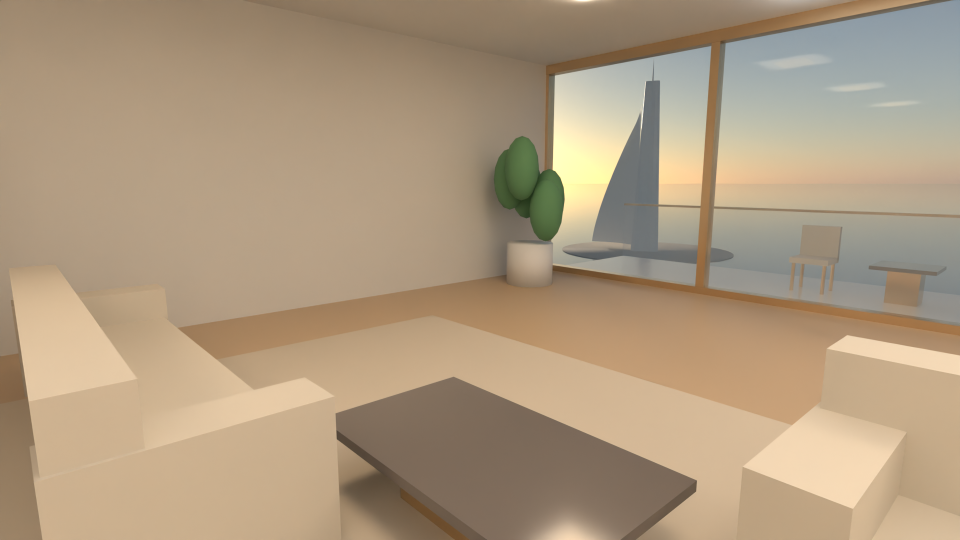
#> input picture agentoon-projects/dubai-azure-tower/renders/Dubai_Azure_Tower_Interior_1080p.png, 1920 x 1080 px, given in place of Dubai_Azure_Tower_Poster_4K.png, which was not available (shown at 1/2 size)
$ python prep_assets.py
#> lines starting #> are read from the running program, lines starting #| are printed output that depends on the picture; pictures that were not available may be replaced by others from this repository, and a replacement may not be noted
#!/usr/bin/env python3
"""Portrait crops from the REAL project renders (Dubai_Azure_Tower_Poster_4K.png, Dubai_Azure_Tower_Interior_1080p.png).
Source folder: agentoon-projects/dubai-azure-tower/renders on branch claude/ecstatic-goldberg-ovm1a3 (extracted to /tmp/tower)."""
import os
from PIL import Image, ImageDraw
R = os.environ.get("TOWER_RENDERS", "/tmp/tower/agentoon-projects/dubai-azure-tower/renders"); A = os.path.join(os.path.dirname(os.path.abspath(__file__)), "assets")
os.makedirs(A, exist_ok=True)
P = Image.open(f"{R}/Dubai_Azure_Tower_Poster_4K.png").convert("RGB")
# hero: tower column, 1300x2400 at 2400-px height, with 520 px of sky added on top (title room); the added sky is a plain gradient, no new content
cx = int(0.505 * 3840); w = int(1300 * 2160 / 2400)
crop = P.crop((cx - w // 2, 0, cx + w // 2, 2160)).resize((1300, 2400), Image.LANCZOS)
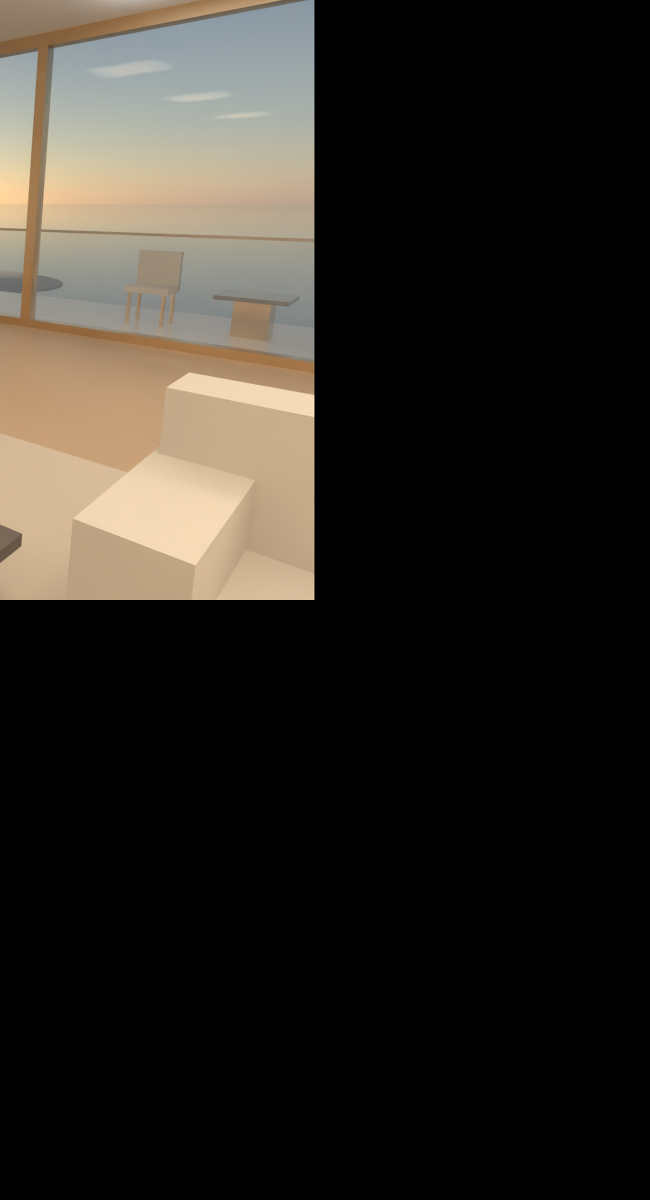
#> crop: PIL image 1300x2400 RGB (shown at 1/2 size); mean R, G, B 44, 39.9, 34.2
top = crop.getpixel((650, 6)); pad = Image.new("RGB", (1300, 520)); d = ImageDraw.Draw(pad)
#> after `top = crop.getpixel((650, 6))`: top = (0, 0, 0)
#> after `pad = Image.new('RGB', (1300, 520))`: pad: PIL image 1300x520 RGB; every value is 0
for y in range(520):
    k = y / 519; c = tuple(int(a * (0.22 + 0.78 * k) + b * (1 - (0.22 + 0.78 * k))) for a, b in zip(top, (10, 24, 48))); d.line([(0, y), (1300, y)], fill=c)
#> this loop made 520 passes
#> c on passes 1 to 3: (7, 18, 37), (7, 18, 37), (7, 18, 37)
full = Image.new("RGB", (1300, 2920)); full.paste(pad, (0, 0)); full.paste(crop, (0, 520)); full.save(f"{A}/hero_poster.jpg", quality=92)
#> after `full = Image.new('RGB', (1300, 2920))`: full: PIL image 1300x2920 RGB; every value is 0
#> after `full.paste(pad, (0, 0))`:
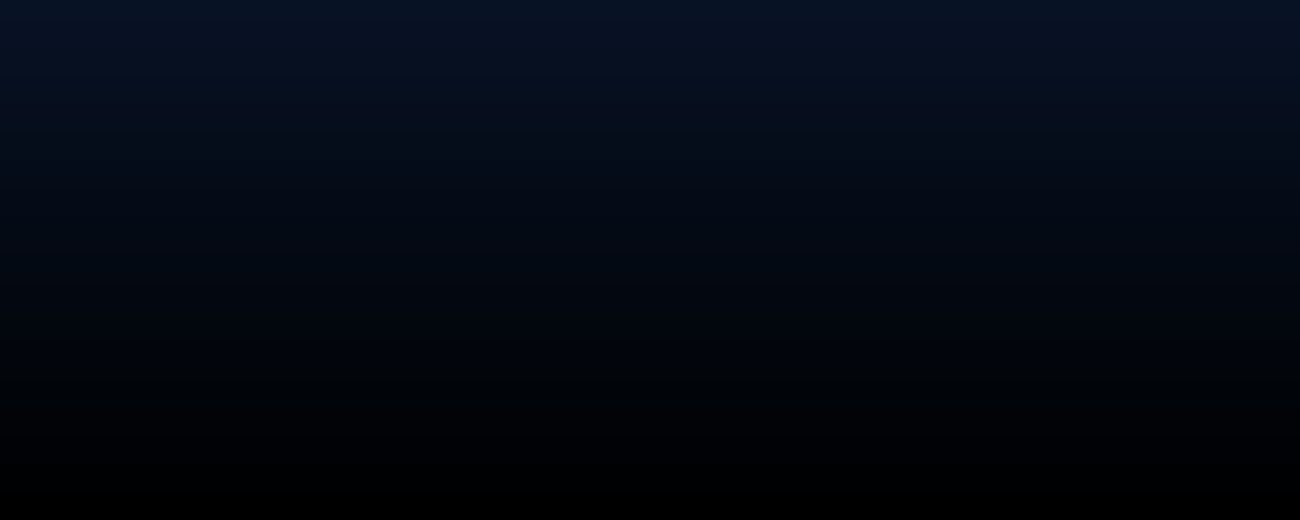
#> pad: PIL image 1300x520 RGB; mean R, G, B 3.4, 8.9, 18.2
#> after `full.paste(pad, (0, 0))`:
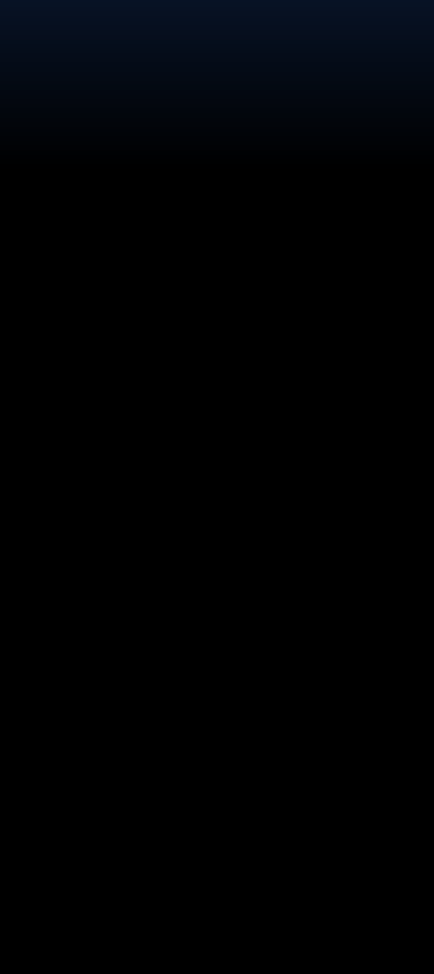
#> full: PIL image 1300x2920 RGB (shown at 1/3 size); mean R, G, B 0.6, 1.6, 3.2
#> after `full.paste(crop, (0, 520))`:
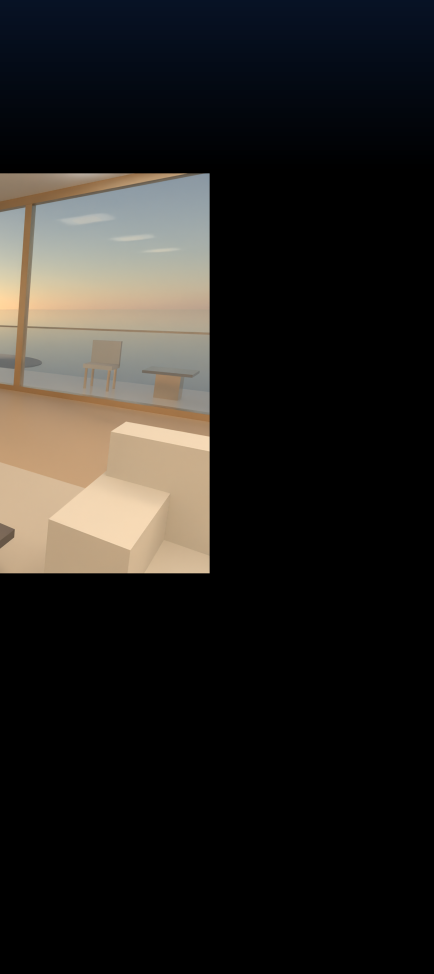
#> full: PIL image 1300x2920 RGB (shown at 1/3 size); mean R, G, B 36.8, 34.4, 31.3
# side-by-side cards 500x760 (ratio .658)
cw = int(2160 * 500 / 760); P.crop((cx - cw // 2, 0, cx + cw // 2, 2160)).resize((1000, 1520), Image.LANCZOS).save(f"{A}/card_tower.jpg", quality=92)
#> after `cw = int(2160 * 500 / 760)`:
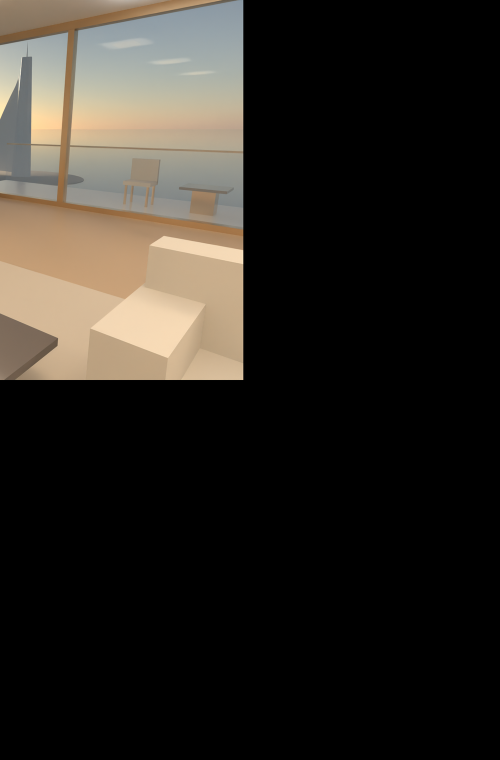
#> saved as card_tower.jpg: PIL image 1000x1520 RGB (shown at 1/2 size); mean R, G, B 43.3, 39.3, 33.6
I = Image.open(f"{R}/Dubai_Azure_Tower_Interior_1080p.png").convert("RGB"); iw = int(1080 * 500 / 760)
I.crop((880, 0, 880 + iw, 1080)).resize((1000, 1520), Image.LANCZOS).save(f"{A}/card_interior.jpg", quality=92)
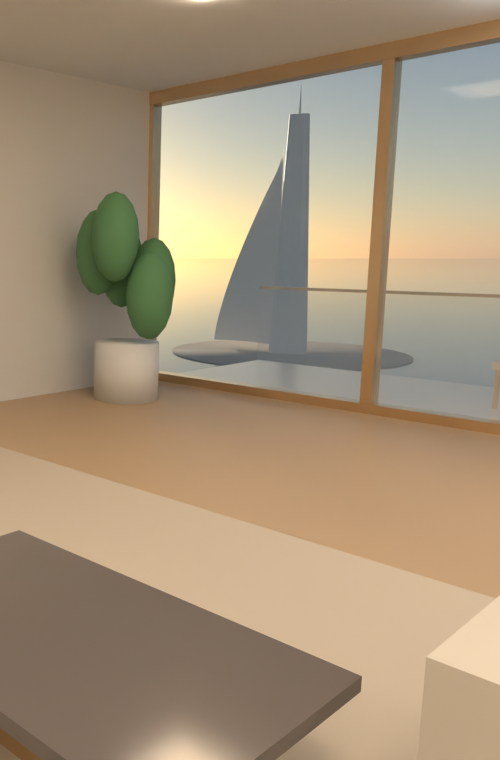
#> saved as card_interior.jpg: PIL image 1000x1520 RGB (shown at 1/2 size); mean R, G, B 165.3, 146.8, 121.5
print("assets ok", os.listdir(A))
